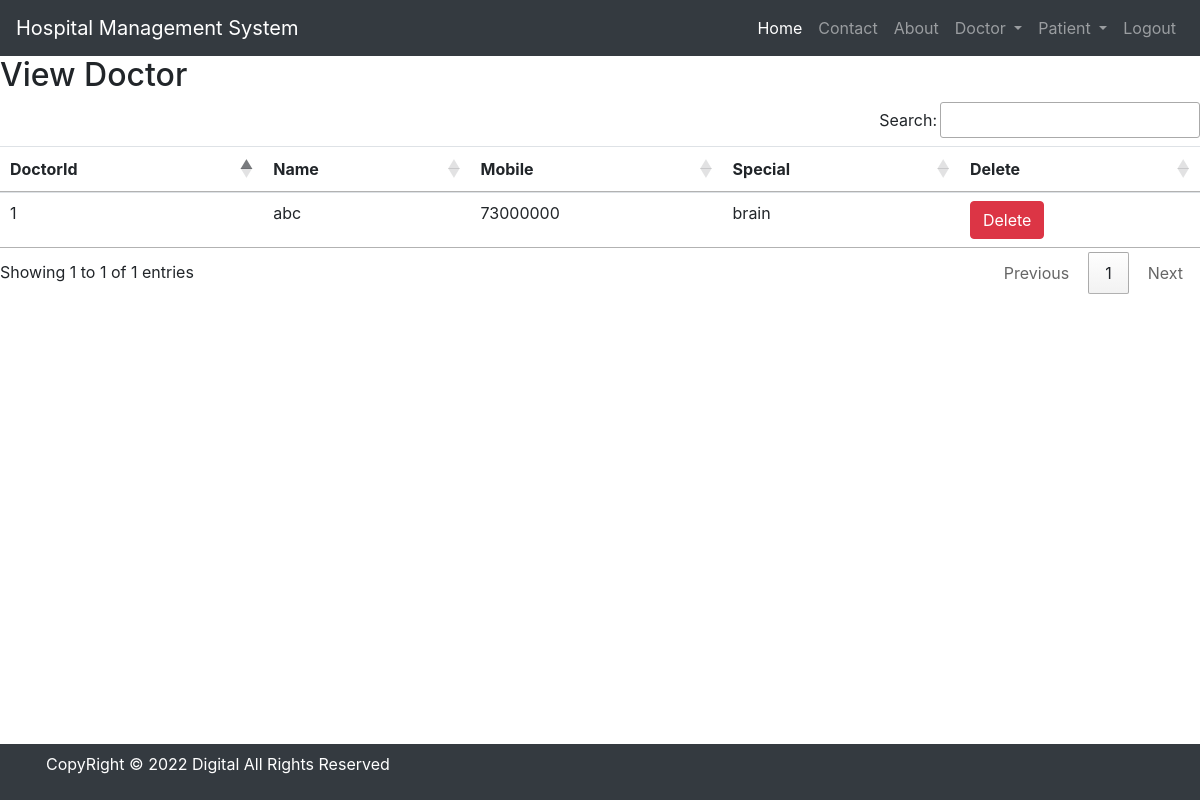
Page /view_doctor/ (signed in) on the earlier database version.
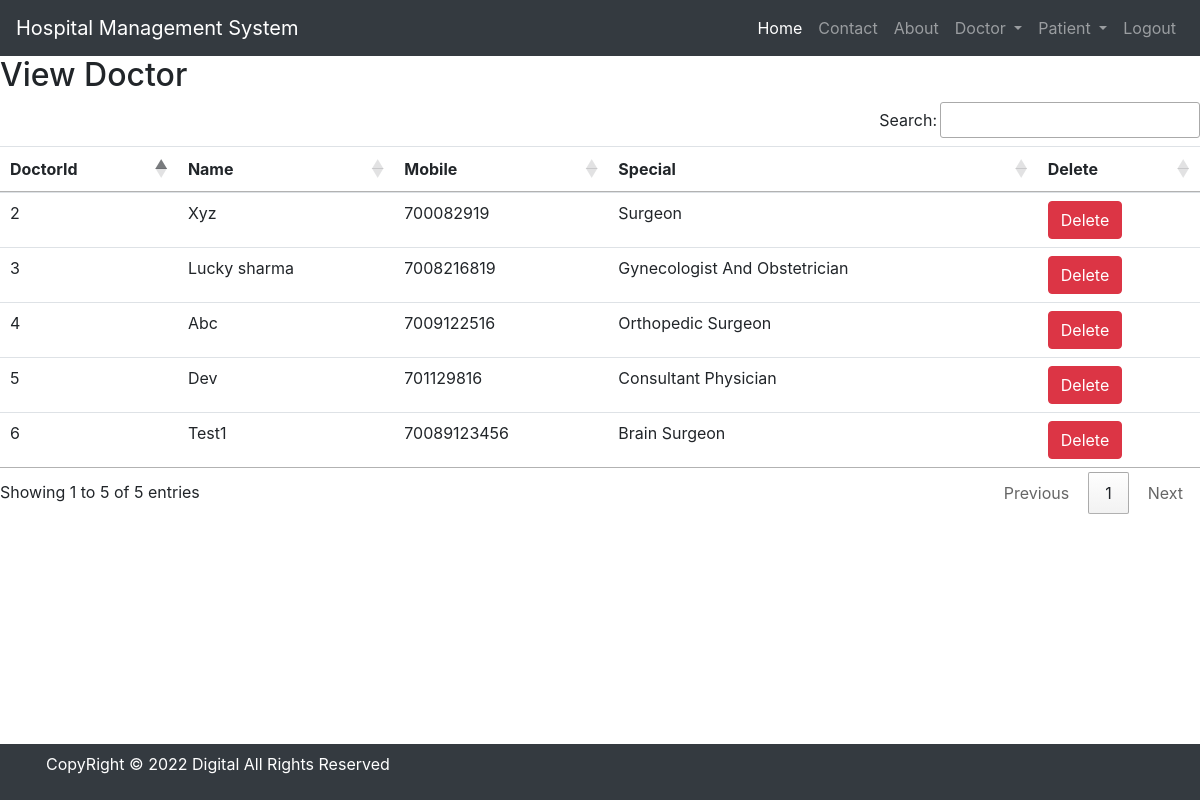
Same page on the later database version.
### hospital/models.py (models this page shows)
class Doctor(models.Model):
    name = models.CharField(max_length=50)
    mobile = models.IntegerField()
    special = models.CharField(max_length=50)

### hospital/views.py (the view)
# urls.py: path('view_doctor/', View_Doctor, name='view_doctor'),
def View_Doctor(request):
    if not request.user.is_staff:
        return redirect('login')
    doc = Doctor.objects.all()
    d = {'doc': doc}
    return render(request, 'view_doctor.html', d)

### hospital/templates/view_doctor.html
{% include 'base.html' %}
{% include 'navigation.html' %}
{% block content %}
<div>
    <h2>View Doctor</h2>
    <table id="example" class="table table-hover">
        <thead>
            <tr>
                <th>DoctorId</th>
                <th>Name</th>
                <th>Mobile</th>
                <th>Special</th>
                <th>Delete</th>
            </tr>
        </thead>
        <tbody>
            {% for i in doc %}
            <tr>
                <td>{{i.id}}</td>
                <td>{{i.name}}</td>
                <td>{{i.mobile}}</td>
                <td>{{i.special}}</td>
                <td><a href="{% url 'delete_doctor' i.id %}"
                    onclick="return confirm('Are you sure you want to delete?')" class="btn btn-danger">Delete</a>
                </td>
            </tr>
            {% endfor %}
        </tbody>
    </table>
</div>
{% endblock content %}
{% include 'footer.html' %}

### hospital/templates/base.html (shortened to what this page needs)
{% load static %}
<!DOCTYPE html>
<html lang="en">
<head>
    <link rel="stylesheet" href="https://cdn.jsdelivr.net/npm/bootstrap@4.6.1/dist/css/bootstrap.min.css">
    <link rel="stylesheet" href="https://use.fontawesome.com/releases/v5.7.0/css/all.css">
    <link rel="stylesheet" type="text/css" href="{% static 'css/mystyle.css' %}">
    <link rel="stylesheet" href="https://cdn.datatables.net/1.11.5/css/jquery.dataTables.min.css">
    <link rel="stylesheet" href=https://cdn.datatables.net/buttons/2.2.2/css/buttons.dataTables.min.css">
</head>
<body>
</body>
</html>

### hospital/templates/navigation.html (shortened to what this page needs)
<nav class="navbar navbar-expand-lg navbar-dark bg-dark">
  <a class="navbar-brand" href="#">Hospital Management System</a>
  <div class="collapse navbar-collapse" id="navbarSupportedContent">
    <ul class="navbar-nav ml-auto">
      <li class="nav-item active">
        <a class="nav-link" href="{% url 'home' %}">Home <span class="sr-only">(current)</span></a>
      </li>
      <li class="nav-item">
        <a class="nav-link" href="{% url 'contact' %}">Contact</a>
      </li>
      <li class="nav-item">
        <a class="nav-link" href="{% url 'about' %}">About</a>
      </li>
      {% if request.user.is_staff %}
      <li class="nav-item dropdown">
        <a class="nav-link dropdown-toggle" href="#" id="navbarDropdown" role="button" data-toggle="dropdown" aria-haspopup="true" aria-expanded="false">
          Doctor
        </a>
      </li>
      <li class="nav-item dropdown">
        <a class="nav-link dropdown-toggle" href="#" id="navbarDropdown" role="button" data-toggle="dropdown" aria-haspopup="true" aria-expanded="false">
          Patient
        </a>
      </li>
        <li class="nav-item">
          <a class="nav-link" href="{% url 'admin_logout' %}">Logout</a>
        </li>
      {% endif %}
    </ul>
  </div>
</nav>

### hospital/templates/footer.html
<nav class="navbar navbar-expand-sm bg-dark navbar-dark fixed-bottom"></class>
    <div class="footer-bottom">
        <div class="container">
            <div class="col-sm-12 text-center ">
                <p class="text-white">CopyRight © 2022 Digital All Rights Reserved</p>
            </div>
        </div>
    </div>
</nav>

Differences in the rows shown:
removed Doctor: id "1", name "abc", mobile "73000000", special "brain"
added Doctor: id "2", name "Xyz", mobile "700082919", special "Surgeon"
added Doctor: id "3", name "Lucky sharma", mobile "7008216819", special "Gynecologist And Obstetrician"
added Doctor: id "4", name "Abc", mobile "7009122516", special "Orthopedic Surgeon"
added Doctor: id "5", name "Dev", mobile "701129816", special "Consultant Physician"
added Doctor: id "6", name "Test1", mobile "70089123456", special "Brain Surgeon"
Other differences:
text written by a page script: "Search: Showing 1 to 1 of 1 entries Previous 1 Next" → "Search: Showing 1 to 5 of 5 entries Previous 1 Next"
